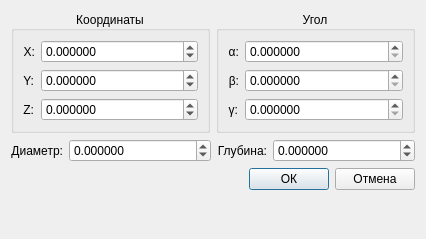
<?xml version="1.0" encoding="UTF-8"?>
<ui version="4.0">
 <class>CDrillBotTaskDialog</class>
 <widget class="QDialog" name="CDrillBotTaskDialog">
  <property name="geometry">
   <rect>
    <x>0</x>
    <y>0</y>
    <width>426</width>
    <height>239</height>
   </rect>
  </property>
  <property name="windowTitle">
   <string>Добавить сверление</string>
  </property>
  <layout class="QVBoxLayout" name="verticalLayout">
   <item>
    <layout class="QHBoxLayout" name="horizontalLayout">
     <item>
      <widget class="QGroupBox" name="gbPos">
       <property name="title">
        <string>Координаты</string>
       </property>
       <property name="alignment">
        <set>Qt::AlignCenter</set>
       </property>
       <layout class="QGridLayout" name="gridLayout">
        <item row="1" column="0">
         <widget class="QLabel" name="labelY">
          <property name="sizePolicy">
           <sizepolicy hsizetype="Maximum" vsizetype="Preferred">
            <horstretch>0</horstretch>
            <verstretch>0</verstretch>
           </sizepolicy>
          </property>
          <property name="text">
           <string>Y:</string>
          </property>
          <property name="alignment">
           <set>Qt::AlignRight|Qt::AlignTrailing|Qt::AlignVCenter</set>
          </property>
         </widget>
        </item>
        <item row="2" column="0">
         <widget class="QLabel" name="labelZ">
          <property name="sizePolicy">
           <sizepolicy hsizetype="Maximum" vsizetype="Preferred">
            <horstretch>0</horstretch>
            <verstretch>0</verstretch>
           </sizepolicy>
          </property>
          <property name="text">
           <string>Z:</string>
          </property>
          <property name="alignment">
           <set>Qt::AlignRight|Qt::AlignTrailing|Qt::AlignVCenter</set>
          </property>
         </widget>
        </item>
        <item row="0" column="0">
         <widget class="QLabel" name="labelX">
          <property name="sizePolicy">
           <sizepolicy hsizetype="Maximum" vsizetype="Preferred">
            <horstretch>0</horstretch>
            <verstretch>0</verstretch>
           </sizepolicy>
          </property>
          <property name="text">
           <string>X:</string>
          </property>
          <property name="alignment">
           <set>Qt::AlignRight|Qt::AlignTrailing|Qt::AlignVCenter</set>
          </property>
         </widget>
        </item>
        <item row="0" column="1">
         <widget class="QDoubleSpinBox" name="dsbGlobalX">
          <property name="decimals">
           <number>6</number>
          </property>
          <property name="minimum">
           <double>-1000.000000000000000</double>
          </property>
          <property name="maximum">
           <double>1000.000000000000000</double>
          </property>
          <property name="singleStep">
           <double>0.100000000000000</double>
          </property>
         </widget>
        </item>
        <item row="1" column="1">
         <widget class="QDoubleSpinBox" name="dsbGlobalY">
          <property name="decimals">
           <number>6</number>
          </property>
          <property name="minimum">
           <double>-1000.000000000000000</double>
          </property>
          <property name="maximum">
           <double>1000.000000000000000</double>
          </property>
          <property name="singleStep">
           <double>0.100000000000000</double>
          </property>
         </widget>
        </item>
        <item row="2" column="1">
         <widget class="QDoubleSpinBox" name="dsbGlobalZ">
          <property name="decimals">
           <number>6</number>
          </property>
          <property name="minimum">
           <double>-1000.000000000000000</double>
          </property>
          <property name="maximum">
           <double>1000.000000000000000</double>
          </property>
          <property name="singleStep">
           <double>0.100000000000000</double>
          </property>
         </widget>
        </item>
       </layout>
      </widget>
     </item>
     <item>
      <widget class="QGroupBox" name="gbAngles">
       <property name="title">
        <string>Угол</string>
       </property>
       <property name="alignment">
        <set>Qt::AlignCenter</set>
       </property>
       <layout class="QGridLayout" name="gridLayout_2">
        <item row="2" column="1">
         <widget class="QDoubleSpinBox" name="dsbGamma">
          <property name="decimals">
           <number>6</number>
          </property>
          <property name="minimum">
           <double>0.000000000000000</double>
          </property>
          <property name="maximum">
           <double>359.999999000000003</double>
          </property>
          <property name="singleStep">
           <double>0.100000000000000</double>
          </property>
         </widget>
        </item>
        <item row="0" column="1">
         <widget class="QDoubleSpinBox" name="dsbApha">
          <property name="decimals">
           <number>6</number>
          </property>
          <property name="minimum">
           <double>0.000000000000000</double>
          </property>
          <property name="maximum">
           <double>359.999999000000003</double>
          </property>
          <property name="singleStep">
           <double>0.100000000000000</double>
          </property>
         </widget>
        </item>
        <item row="1" column="1">
         <widget class="QDoubleSpinBox" name="dsbBeta">
          <property name="decimals">
           <number>6</number>
          </property>
          <property name="minimum">
           <double>0.000000000000000</double>
          </property>
          <property name="maximum">
           <double>359.999999000000003</double>
          </property>
          <property name="singleStep">
           <double>0.100000000000000</double>
          </property>
         </widget>
        </item>
        <item row="0" column="0">
         <widget class="QLabel" name="labelAlpha">
          <property name="sizePolicy">
           <sizepolicy hsizetype="Maximum" vsizetype="Preferred">
            <horstretch>0</horstretch>
            <verstretch>0</verstretch>
           </sizepolicy>
          </property>
          <property name="text">
           <string>α:</string>
          </property>
          <property name="alignment">
           <set>Qt::AlignRight|Qt::AlignTrailing|Qt::AlignVCenter</set>
          </property>
         </widget>
        </item>
        <item row="1" column="0">
         <widget class="QLabel" name="labelBeta">
          <property name="sizePolicy">
           <sizepolicy hsizetype="Maximum" vsizetype="Preferred">
            <horstretch>0</horstretch>
            <verstretch>0</verstretch>
           </sizepolicy>
          </property>
          <property name="text">
           <string>β:</string>
          </property>
          <property name="alignment">
           <set>Qt::AlignRight|Qt::AlignTrailing|Qt::AlignVCenter</set>
          </property>
         </widget>
        </item>
        <item row="2" column="0">
         <widget class="QLabel" name="labelGamma">
          <property name="sizePolicy">
           <sizepolicy hsizetype="Maximum" vsizetype="Preferred">
            <horstretch>0</horstretch>
            <verstretch>0</verstretch>
           </sizepolicy>
          </property>
          <property name="text">
           <string>γ:</string>
          </property>
          <property name="alignment">
           <set>Qt::AlignRight|Qt::AlignTrailing|Qt::AlignVCenter</set>
          </property>
         </widget>
        </item>
       </layout>
      </widget>
     </item>
    </layout>
   </item>
   <item>
    <layout class="QHBoxLayout" name="horizontalLayout_2">
     <item>
      <widget class="QLabel" name="labelDiam">
       <property name="sizePolicy">
        <sizepolicy hsizetype="Maximum" vsizetype="Preferred">
         <horstretch>0</horstretch>
         <verstretch>0</verstretch>
        </sizepolicy>
       </property>
       <property name="text">
        <string>Диаметр:</string>
       </property>
       <property name="alignment">
        <set>Qt::AlignRight|Qt::AlignTrailing|Qt::AlignVCenter</set>
       </property>
      </widget>
     </item>
     <item>
      <widget class="QDoubleSpinBox" name="dsbDiam">
       <property name="decimals">
        <number>6</number>
       </property>
       <property name="minimum">
        <double>-1000.000000000000000</double>
       </property>
       <property name="maximum">
        <double>1000.000000000000000</double>
       </property>
       <property name="singleStep">
        <double>0.100000000000000</double>
       </property>
      </widget>
     </item>
     <item>
      <widget class="QLabel" name="labelDepth">
       <property name="sizePolicy">
        <sizepolicy hsizetype="Maximum" vsizetype="Preferred">
         <horstretch>0</horstretch>
         <verstretch>0</verstretch>
        </sizepolicy>
       </property>
       <property name="text">
        <string>Глубина:</string>
       </property>
       <property name="alignment">
        <set>Qt::AlignRight|Qt::AlignTrailing|Qt::AlignVCenter</set>
       </property>
      </widget>
     </item>
     <item>
      <widget class="QDoubleSpinBox" name="dsbDepth">
       <property name="decimals">
        <number>6</number>
       </property>
       <property name="minimum">
        <double>-1000.000000000000000</double>
       </property>
       <property name="maximum">
        <double>1000.000000000000000</double>
       </property>
       <property name="singleStep">
        <double>0.100000000000000</double>
       </property>
      </widget>
     </item>
    </layout>
   </item>
   <item>
    <layout class="QHBoxLayout" name="horizontalLayout_3">
     <item>
      <spacer name="horizontalSpacer">
       <property name="orientation">
        <enum>Qt::Horizontal</enum>
       </property>
       <property name="sizeHint" stdset="0">
        <size>
         <width>40</width>
         <height>20</height>
        </size>
       </property>
      </spacer>
     </item>
     <item>
      <widget class="QPushButton" name="pbOk">
       <property name="text">
        <string>ОК</string>
       </property>
      </widget>
     </item>
     <item>
      <widget class="QPushButton" name="pbCancel">
       <property name="text">
        <string>Отмена</string>
       </property>
      </widget>
     </item>
    </layout>
   </item>
   <item>
    <spacer name="verticalSpacer">
     <property name="orientation">
      <enum>Qt::Vertical</enum>
     </property>
     <property name="sizeHint" stdset="0">
      <size>
       <width>20</width>
       <height>4</height>
      </size>
     </property>
    </spacer>
   </item>
  </layout>
 </widget>
 <resources/>
 <connections/>
</ui>
